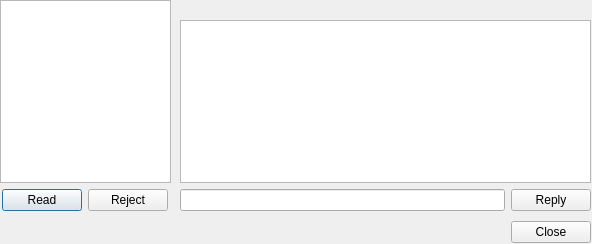
<?xml version="1.0" encoding="UTF-8"?>
<ui version="4.0">
 <class>uiOfflineMsg</class>
 <widget class="QDialog" name="uiOfflineMsg">
  <property name="geometry">
   <rect>
    <x>0</x>
    <y>0</y>
    <width>592</width>
    <height>244</height>
   </rect>
  </property>
  <property name="minimumSize">
   <size>
    <width>592</width>
    <height>244</height>
   </size>
  </property>
  <property name="maximumSize">
   <size>
    <width>592</width>
    <height>244</height>
   </size>
  </property>
  <property name="windowTitle">
   <string>Dialog</string>
  </property>
  <widget class="QWidget" name="verticalLayoutWidget_2">
   <property name="geometry">
    <rect>
     <x>0</x>
     <y>0</y>
     <width>171</width>
     <height>211</height>
    </rect>
   </property>
   <layout class="QVBoxLayout" name="verticalLayout_2">
    <item>
     <widget class="QListWidget" name="listWidget_nicks">
      <property name="maximumSize">
       <size>
        <width>16777215</width>
        <height>16777215</height>
       </size>
      </property>
      <property name="editTriggers">
       <set>QAbstractItemView::NoEditTriggers</set>
      </property>
     </widget>
    </item>
    <item>
     <layout class="QHBoxLayout" name="horizontalLayout_2">
      <item>
       <spacer name="horizontalSpacer">
        <property name="orientation">
         <enum>Qt::Horizontal</enum>
        </property>
        <property name="sizeHint" stdset="0">
         <size>
          <width>40</width>
          <height>20</height>
         </size>
        </property>
       </spacer>
      </item>
      <item>
       <widget class="QPushButton" name="pushButton_read">
        <property name="text">
         <string>Read</string>
        </property>
       </widget>
      </item>
      <item>
       <widget class="QPushButton" name="pushButton_reject">
        <property name="text">
         <string>Reject</string>
        </property>
       </widget>
      </item>
      <item>
       <spacer name="horizontalSpacer_2">
        <property name="orientation">
         <enum>Qt::Horizontal</enum>
        </property>
        <property name="sizeHint" stdset="0">
         <size>
          <width>40</width>
          <height>20</height>
         </size>
        </property>
       </spacer>
      </item>
     </layout>
    </item>
   </layout>
  </widget>
  <widget class="QWidget" name="verticalLayoutWidget">
   <property name="geometry">
    <rect>
     <x>180</x>
     <y>0</y>
     <width>411</width>
     <height>211</height>
    </rect>
   </property>
   <layout class="QVBoxLayout" name="verticalLayout">
    <item>
     <widget class="QLabel" name="label_nick">
      <property name="styleSheet">
       <string notr="true">font-weight:bold;</string>
      </property>
      <property name="text">
       <string/>
      </property>
      <property name="alignment">
       <set>Qt::AlignCenter</set>
      </property>
     </widget>
    </item>
    <item>
     <widget class="QListWidget" name="listWidget_msg">
      <property name="editTriggers">
       <set>QAbstractItemView::NoEditTriggers</set>
      </property>
      <property name="wordWrap">
       <bool>true</bool>
      </property>
     </widget>
    </item>
    <item>
     <layout class="QHBoxLayout" name="horizontalLayout">
      <item>
       <widget class="QLineEdit" name="lineEdit_reply"/>
      </item>
      <item>
       <widget class="QPushButton" name="pushButton_reply">
        <property name="text">
         <string>Reply</string>
        </property>
       </widget>
      </item>
     </layout>
    </item>
   </layout>
  </widget>
  <widget class="QDialogButtonBox" name="buttonBox">
   <property name="geometry">
    <rect>
     <x>0</x>
     <y>220</y>
     <width>591</width>
     <height>25</height>
    </rect>
   </property>
   <property name="standardButtons">
    <set>QDialogButtonBox::Close</set>
   </property>
  </widget>
 </widget>
 <resources/>
 <connections/>
</ui>
